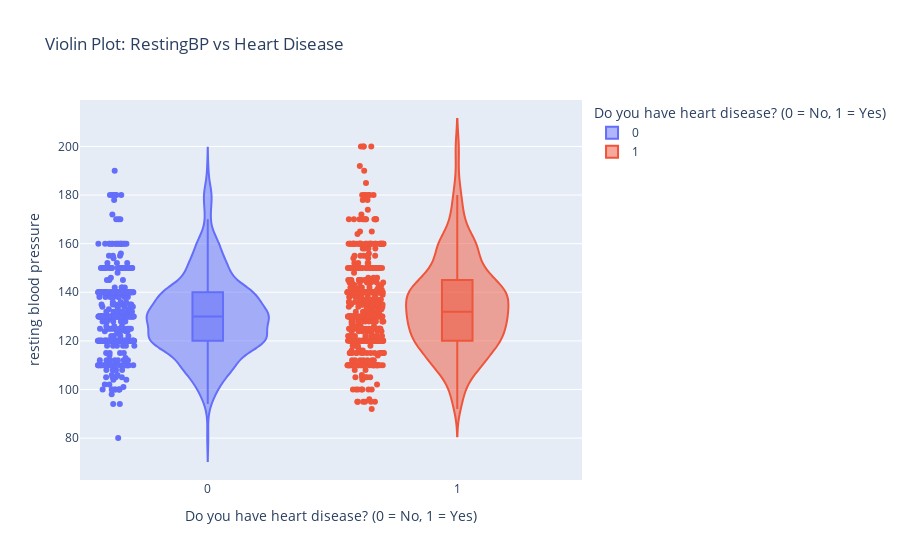

Notebook code cell kept with this figure:
### Code cell
fig = px.violin(
    heartDf,
    x="HeartDisease",
    y="RestingBP",
    box=True,  
    points="all",
    color="HeartDisease",
    labels={
        "HeartDisease": "Do you have heart disease? (0 = No, 1 = Yes)",
        "RestingBP": "resting blood pressure"
    },
    title="Violin Plot: RestingBP vs Heart Disease"
)
fig.show()

### Figure 1 — Plotly figure (JSON) as saved in the notebook; plotly's stock layout.template omitted (floating-point values rounded to 4 significant figures; data arrays with more than 128 entries replaced by an {"elided": "..."} marker saying what was removed)
{"data": [{"alignmentgroup": "True", "box": {"visible": true}, "hovertemplate": "Do you have heart disease? (0 = No, 1 = Yes)=%{x}<br>resting blood pressure=%{y}<extra></extra>", "legendgroup": "0", "marker": {"color": "#636efa"}, "name": "0", "offsetgroup": "0", "orientation": "v", "points": "all", "scalegroup": "True", "showlegend": true, "type": "violin", "x": {"elided": "410 int values"}, "x0": " ", "xaxis": "x", "y": {"elided": "410 int values"}, "y0": " ", "yaxis": "y"}, {"alignmentgroup": "True", "box": {"visible": true}, "hovertemplate": "Do you have heart disease? (0 = No, 1 = Yes)=%{x}<br>resting blood pressure=%{y}<extra></extra>", "legendgroup": "1", "marker": {"color": "#EF553B"}, "name": "1", "offsetgroup": "1", "orientation": "v", "points": "all", "scalegroup": "True", "showlegend": true, "type": "violin", "x": {"elided": "508 int values"}, "x0": " ", "xaxis": "x", "y": {"elided": "508 int values"}, "y0": " ", "yaxis": "y"}], "layout": {"legend": {"title": {"text": "Do you have heart disease? (0 = No, 1 = Yes)"}, "tracegroupgap": 0}, "title": {"text": "Violin Plot: RestingBP vs Heart Disease"}, "violinmode": "overlay", "xaxis": {"anchor": "y", "categoryarray": [0, 1], "categoryorder": "array", "domain": [0, 1], "title": {"text": "Do you have heart disease? (0 = No, 1 = Yes)"}}, "yaxis": {"anchor": "x", "domain": [0, 1], "title": {"text": "resting blood pressure"}}}}
